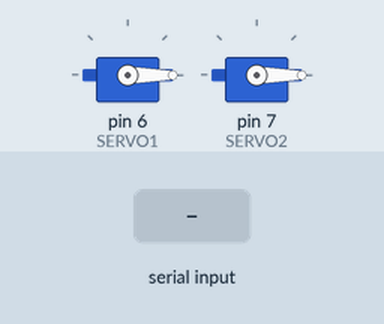
A sketch run on a simulated Arduino Uno, built with avr-gcc and run on an emulated ATmega328P. Parts: 2 × servo. The inputs (shaded band) are chosen by the test bench.

Above: at 1.2 s.
1.3 s: "90,45\n" received over Serial
At 2.5 s:
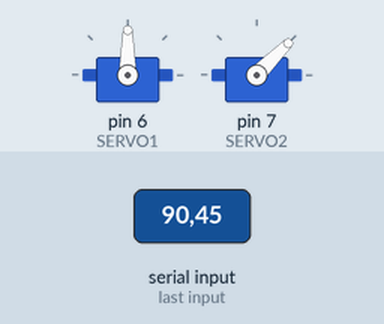
2.8 s: "30,150\n" received over Serial
At 3.7 s:
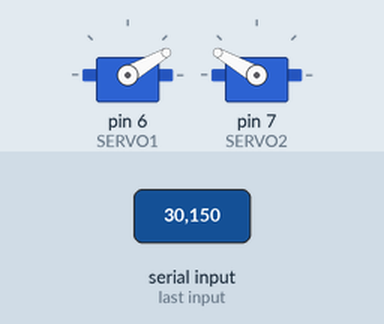
4.3 s: "1,90\n" received over Serial
At 4.8 s:
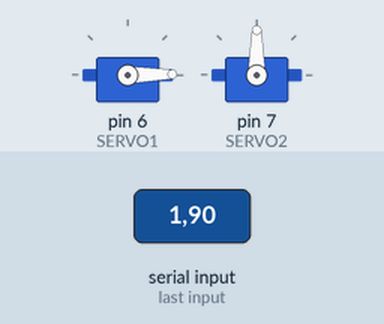
Timing chart, 0 to 7.3 s (numbered marks = the images above; inputs shaded):
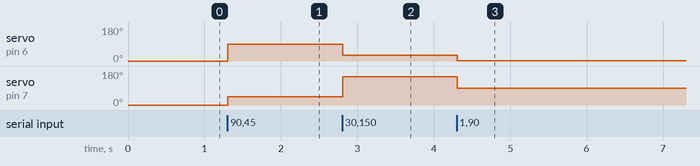

The sketch:

motor.ino
```cpp
#include <Servo.h>
#include <stdio.h>

#define SERVO1 6
#define SERVO2 7

Servo s1,s2;
String number,recieved;
boolean motor;
int angulo1,angulo2;


void setup() {
  s1.attach(SERVO1);
  s2.attach(SERVO2);
  Serial.begin(9600);
  s1.write(0);
  s2.write(0);
}

void loop() {
  while (Serial.available() > 0) {
    angulo1 = Serial.parseInt();
    angulo2 = Serial.parseInt();
    if (Serial.read() == '\n') {
      s1.write(angulo1);
      s2.write(angulo2);
    }
  }
}
```

Measured:
- after the input at 1.3 s, servo on pin 6 (SERVO1): 0° → 90° at once; servo on pin 7 (SERVO2): 0° → 45° at once
- after the input at 2.8 s, servo on pin 6 (SERVO1): 90° → 30° at once; servo on pin 7 (SERVO2): 45° → 150° at once
- after the input at 4.3 s, servo on pin 6 (SERVO1): 30° → 1° at once; servo on pin 7 (SERVO2): 150° → 90° at once
